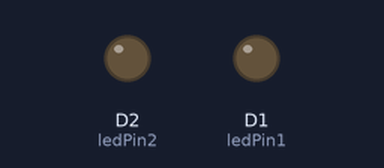
A sketch run on a simulated ESP8266 (NodeMCU). Parts: output pins drawn as LEDs (lit = HIGH).

Above: at 0.5 s.
At 5.0 s:
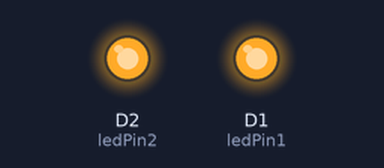
Timing chart, 0 to 6.9 s (numbered marks = the images above):
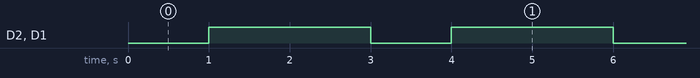

Measured:
- by itself, D2 (ledPin2), D1 (ledPin1): alternates HIGH for 2.0 s and LOW for 1.0 s

The sketch:

lab1_3-2-60.ino
```cpp
#define ledPin1 D1
#define ledPin2 D2
void setup() {
  // put your setup code here, to run once:
  pinMode(ledPin1, OUTPUT);
  pinMode(ledPin2, OUTPUT);
}

void loop() {
  // put your main code here, to run repeatedly:
  digitalWrite(ledPin1, LOW);
  digitalWrite(ledPin2, LOW);
  delay(1000);
  digitalWrite(ledPin1, HIGH);
  digitalWrite(ledPin2, HIGH);
  delay(2000);
}
```
